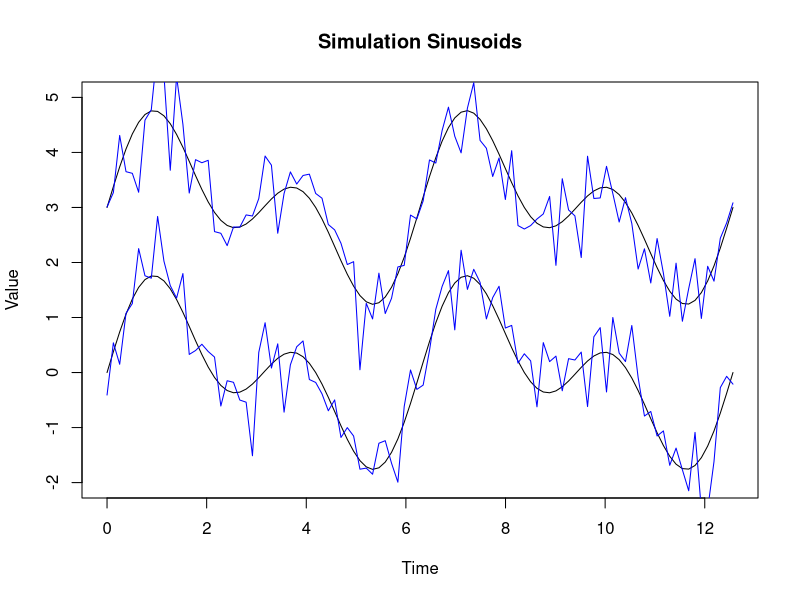
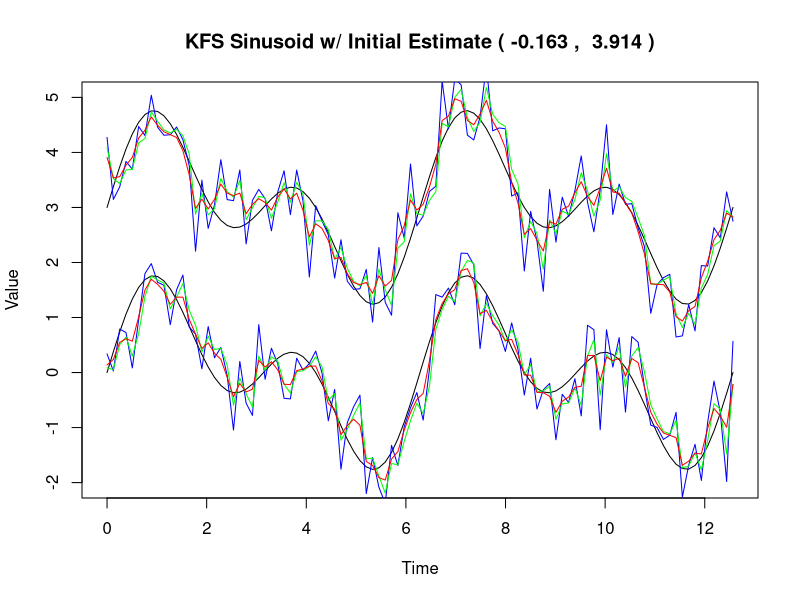
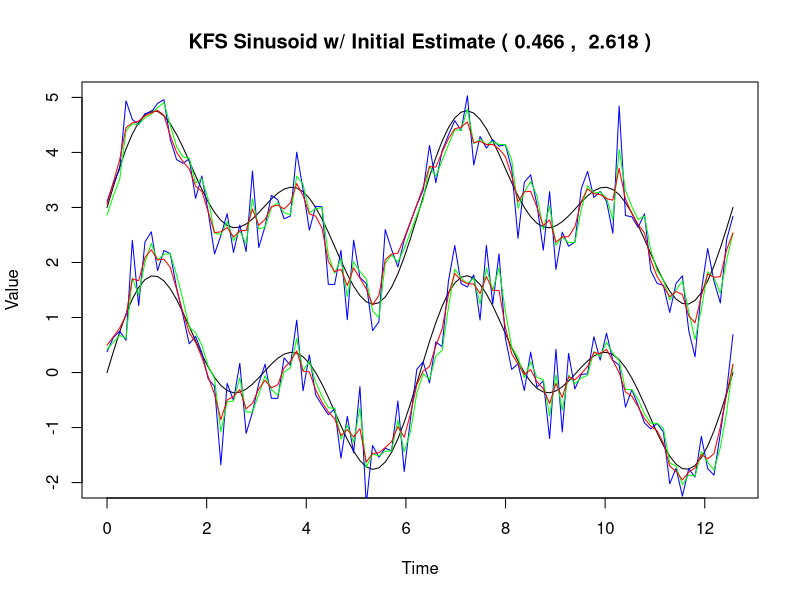
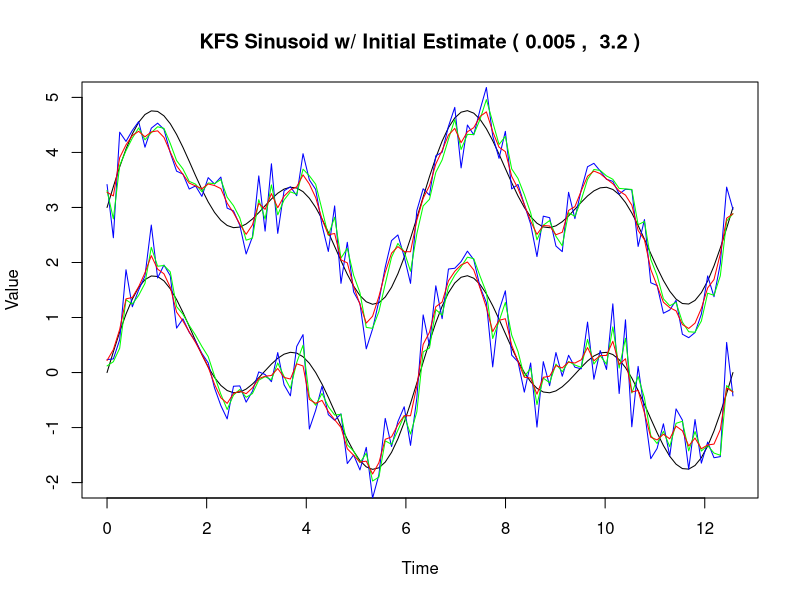
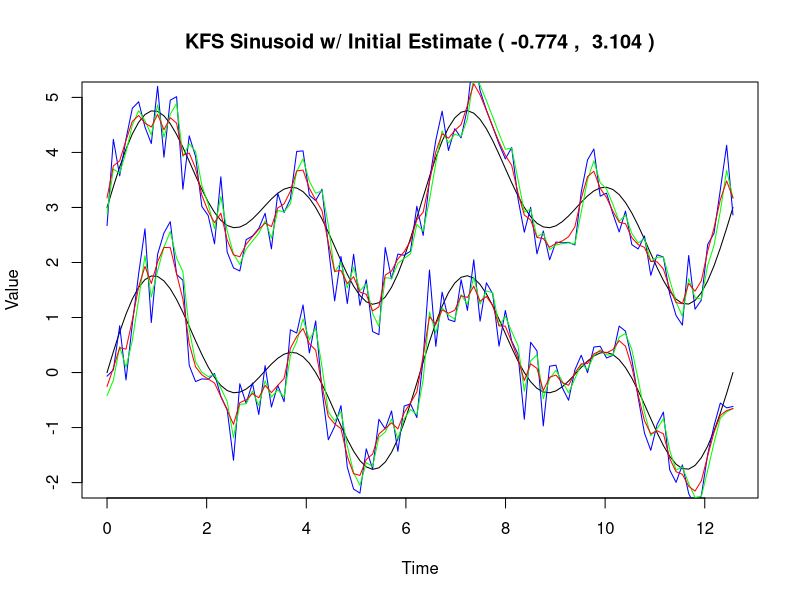
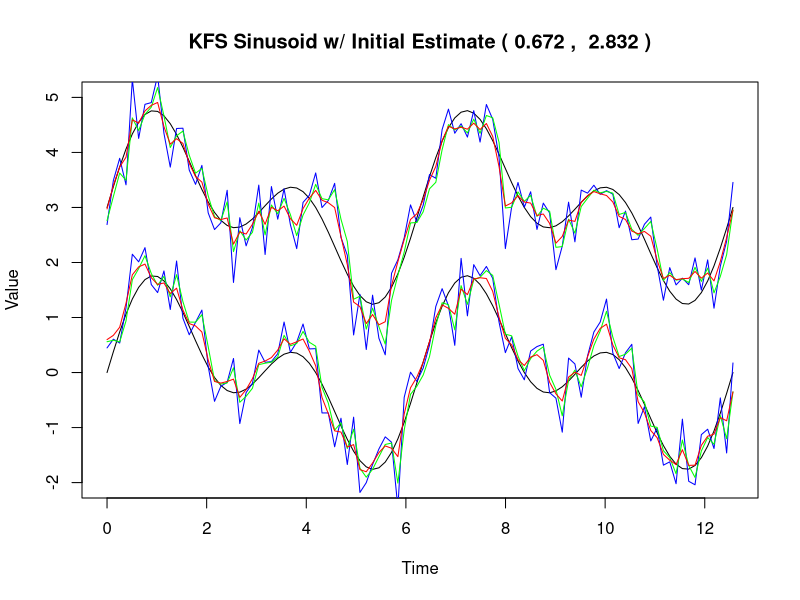
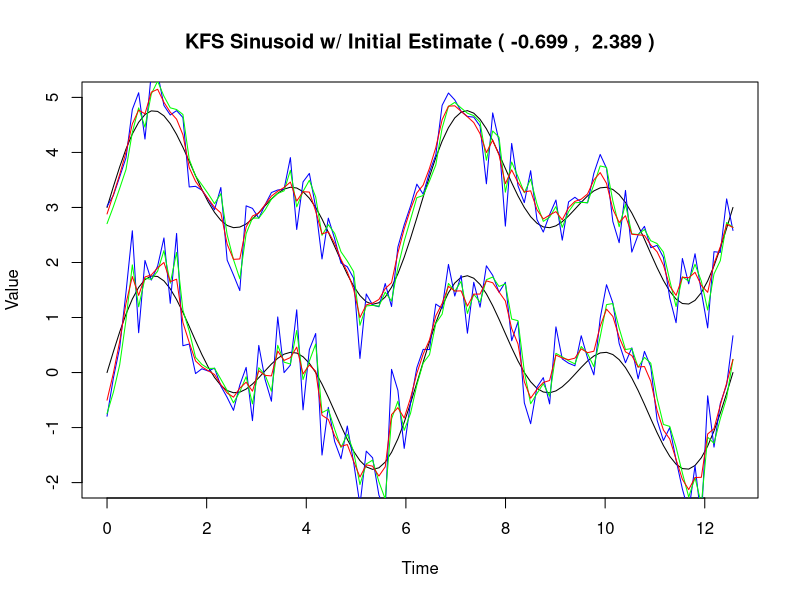
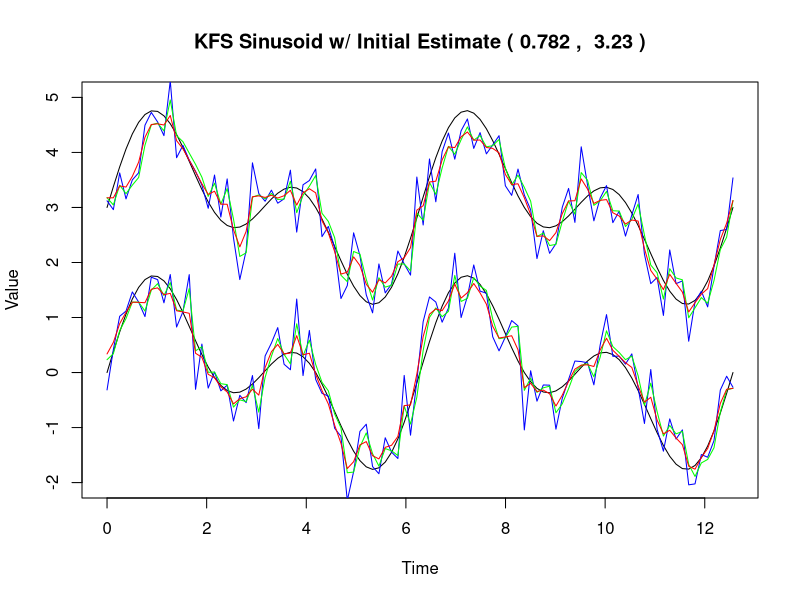

The R script that drew these images, in order:
## ---- chunk 1
knitr::opts_chunk$set(echo = TRUE)
## ---- chunk 2
KFS <- function(A,C,Q,R,x0,v0,y) {

  require('MASS')
  T=dim(y)[2]
  d=dim(A)[1]
  Fv1=array(0, dim=c(d,d,T))
  Fv2=array(0, dim=c(d,d,T))
  Fx1=array(0, dim=c(d,T))
  Fx2=array(0, dim=c(d,T))
  Sx=array(0, dim=c(d,T))
  Sv=array(0, dim=c(d,d,T))
  Scov=array(0, dim=c(d,d,T))
  
  CRC = t(C) %*% ginv(R) %*% C
  
  # Filter
  for (t in 1:T) {
    if (t==1) {
      Fv1[,,t]=v0-v0%*%CRC%*%v0+v0%*%CRC%*%ginv(ginv(v0)+CRC)%*%CRC%*%v0
      Fv2[,,t]=A%*%Fv1[,,t]%*%t(A)+Q
      Fx1[,t]=x0 + v0%*%t(C)%*%ginv(R)%*%(y[,t]-C%*%x0)-v0%*%CRC%*%ginv(ginv(v0)+CRC)%*%t(C)%*%ginv(R)%*%(y[,t]-C%*%x0)
      Fx2[,t]=A%*%Fx1[,t]
    } else {
      v2=Fv2[,,t-1]
      Fv1[,,t]=v2-v2%*%CRC%*%v2+v2%*%CRC%*%ginv(ginv(v2)+CRC)%*%CRC%*%v2
      Fv2[,,t]=A%*%Fv1[,,t]%*%t(A)+Q
      x2=Fx2[,t-1]
      Fx1[,t]=x2 + v2%*%t(C)%*%ginv(R)%*%(y[,t]-C%*%x2)-v2%*%CRC%*%ginv(ginv(v2)+CRC)%*%t(C)%*%ginv(R)%*%(y[,t]-C%*%x2)
      Fx2[,t]=A%*%Fx1[,t]
    }
  }
  
  # Smoother
  for (i in 1:T) {
    t=T-i+1
    if (t==T) {
      Sv[,,t]=Fv1[,,t]
      Jt=Fv1[,,t]%*%t(A)/(Fv2[,,t])
      Jt[is.na(Jt)] <- 0
      Jt=Fv1[,,t]%*%t(A)%*%ginv(Fv2[,,t])
      Scov[,,t]=Fv2[,,t]%*%t(Jt)
      Sx[,t]=Fx1[,t]+Jt%*%(Fx2[,t]-A%*%Fx1[,t])
    } else {
      Jt=Fv1[,,t]%*%t(A)/(Fv2[,,t])
      Jt[is.na(Jt)] <- 0
      Sv[,,t]=Fv1[,,t]+Jt%*%(Sv[,,t+1]-Fv2[,,t])%*%t(Jt)
      Scov[,,t]=Sv[,,t+1]%*%t(Jt)
      Sx[,t]=Fx1[,t]+Jt%*%(Sx[,t+1]-A%*%Fx1[,t])
    }
  }
  return(list(Fv1=Fv1,Fv2=Fv2,Fx1=Fx1,Fx2=Fx2,Sx=Sx,Sv=Sv,Scov=Scov))
}
## ---- chunk 3
t <- seq(0,4*pi,,100)

actual1 <- sin(t) + sin(2*t)
actual2 <- sin(t) + sin(2*t) + 3
actual = array(actual1, dim=c(100,2))
actual[,2] <- actual2

meas1 <- actual1 + rnorm(100, mean=0, sd=0.5)
meas2 <- actual2 + rnorm(100, mean=0, sd=0.5)
meas = array(meas1, dim=c(100,2))
meas[,2] <- meas2

plot(t, actual[,1], type="l", main="Simulation Sinusoids", xlab="Time", ylab="Value", ylim=c(-2,5))
lines(t, actual[,2], col="black")
lines(t, meas[,1], col="blue")
lines(t, meas[,2], col="blue")
## ---- chunk 4
t <- seq(0,4*pi,,100)

actual1 <- sin(t) + sin(2*t)
actual2 <- sin(t) + sin(2*t) + 3
actual = array(actual1, dim=c(100,2))
actual[,2] <- actual2

for(i in 1:10) {
  meas1 <- actual1 + rnorm(100, mean=0, sd=0.5)
  meas2 <- actual2 + rnorm(100, mean=0, sd=0.5)
  meas = array(meas1, dim=c(100,2))
  meas[,2] <- meas2
  
  x0 = array(c(0 + runif(1, -1, 1), 3 + runif(1, -1, 1)), dim=c(2,1))
  
  x = KFS(A=diag(2), C=diag(2), Q=diag(2), R=diag(2), x0=x0, v0=diag(2), y=t(meas))
  
  #Plot
  plot(t, actual[,1], type="l", main=paste("KFS Sinusoid w/ Initial Estimate (", round(x0[1], digits=3), ", ", round(x0[2], digits=3), ")"), xlab="Time", ylab="Value", ylim=c(-2,5))
  lines(t, actual[,2], col="black")
  lines(t, meas[,1], col="blue")
  lines(t, meas[,2], col="blue")
  lines(t, x$Fx1[1,], col="green")
  lines(t, x$Fx1[2,], col="green")
  lines(t, x$Sx[1,], col="red")
  lines(t, x$Sx[2,], col="red")
  
  ms1r2 = sum((cor(actual[,1], meas[,1]))^2)
  ms2r2 = sum((cor(actual[,2], meas[,2]))^2)
  kf1r2 = sum((cor(actual[,1], x$Fx1[1,]))^2)
  kf2r2 = sum((cor(actual[,2], x$Fx1[2,]))^2)
  ks1r2 = sum((cor(actual[,1], x$Sx[1,]))^2)
  ks2r2 = sum((cor(actual[,2], x$Sx[2,]))^2)
  print(paste("Measurement R^2 values: ", round(ms1r2, digits=5), round(ms2r2, digits=5)))
  print(paste("Kalman Filtered R^2 values: ", round(kf1r2, digits=5), round(kf2r2, digits=5)))
  print(paste("Kalman Smoothed R^2 values: ", round(ks1r2, digits=5), round(ks2r2, digits=5)))
}
## ---- chunk 5
t <- seq(0,4*pi,,100)

actual1 <- sin(t) + sin(2*t)
actual2 <- sin(t) + sin(2*t) + 3
actual = array(actual1, dim=c(100,2))
actual[,2] <- actual2

for(i in 1:10) {
  meas1 <- actual1 + rnorm(100, mean=0, sd=0.5)
  meas2 <- actual2 + rnorm(100, mean=0, sd=0.5)
  meas = array(meas1, dim=c(100,2))
  meas[,2] <- meas2
  
  x0 = array(c(0 + runif(1, -1, 1), 3 + runif(1, -1, 1)), dim=c(2,1))
  
  x = KFS(A=diag(2), C=diag(2), Q=0*diag(2), R=0*diag(2), x0=x0, v0=diag(2), y=t(meas))
  
  #Plot
  plot(t, actual[,1], type="l", main=paste("KFS Sinusoid w/ Initial Estimate (", round(x0[1], digits=3), ", ", round(x0[2], digits=3), ")"), xlab="Time", ylab="Value", ylim=c(-2,5))
  lines(t, actual[,2], col="black")
  lines(t, meas[,1], col="blue")
  lines(t, meas[,2], col="blue")
  lines(t, x$Fx1[1,], col="green")
  lines(t, x$Fx1[2,], col="green")
  lines(t, x$Sx[1,], col="red")
  lines(t, x$Sx[2,], col="red")
  
  ms1r2 = sum((cor(actual[,1], meas[,1]))^2)
  ms2r2 = sum((cor(actual[,2], meas[,2]))^2)
  kf1r2 = sum((cor(actual[,1], x$Fx1[1,]))^2)
  kf2r2 = sum((cor(actual[,2], x$Fx1[2,]))^2)
  ks1r2 = sum((cor(actual[,1], x$Sx[1,]))^2)
  ks2r2 = sum((cor(actual[,2], x$Sx[2,]))^2)
  print(paste("Measurement R^2 values: ", round(ms1r2, digits=5), round(ms2r2, digits=5)))
  print(paste("Kalman Filtered R^2 values: ", round(kf1r2, digits=5), round(kf2r2, digits=5)))
  print(paste("Kalman Smoothed R^2 values: ", round(ks1r2, digits=5), round(ks2r2, digits=5)))
}
